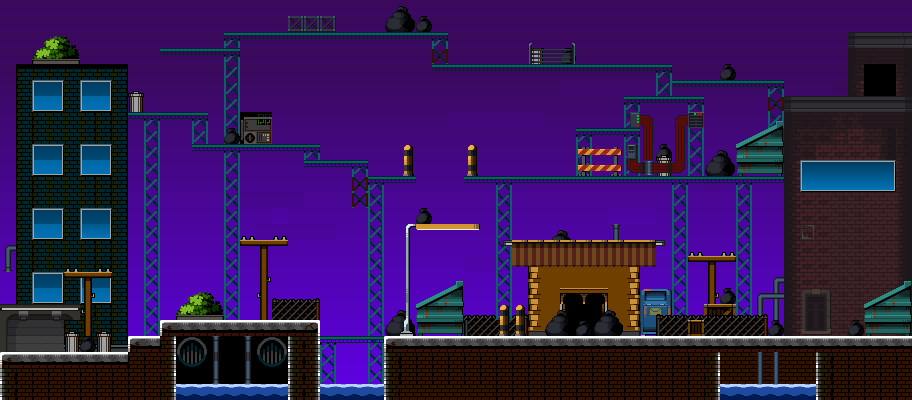

This is a level from a 2D game, rendered from its Tiled map with the project's own tilesets. A one-line summary and the map file follow, with tile-layer data summarised:
An orthogonal 57x25 tile map with 16x16 px tiles, 4 tile layers (Backgroun, Fundo, Meio, Frente), 4 tilesets and 45 objects.

<map version="1.10" tiledversion="1.10.2" orientation="orthogonal" renderorder="right-down" width="57" height="25" tilewidth="16" tileheight="16" infinite="0" nextlayerid="10" nextobjectid="85">
 <tileset firstgid="1" name="Assets_City" tilewidth="16" tileheight="16" tilecount="238" columns="17">
  <image source="tiles/Action Pack - CITY/Assets/Assets_City.png" width="272" height="224" />
 </tileset>
 <tileset firstgid="239" name="Props-01" tilewidth="16" tileheight="16" tilecount="112" columns="8">
  <image source="tiles/Sidescroller Shooter - Central City/Assets/Props-01.png" width="128" height="224" />
 </tileset>
 <tileset firstgid="351" name="Buildings" tilewidth="16" tileheight="16" tilecount="375" columns="25">
  <image source="tiles/Sidescroller Shooter - Central City/Assets/Buildings.png" width="400" height="240" />
 </tileset>
 <tileset firstgid="726" name="Base Color" tilewidth="16" tileheight="16" tilecount="600" columns="30">
  <image source="tiles/Sidescroller Shooter - Central City/Background/Base Color.png" width="480" height="320" />
 </tileset>
 <layer id="4" name="Backgroun" width="57" height="25">
  <data>[1425 cells, 1080 non-empty, 34 distinct tile ids]</data>
 </layer>
 <objectgroup id="7" name="LinhasBTela">
  <object id="35" x="0" y="0">
   <polygon points="0,0 0,400 912,400 912,0" />
  </object>
 </objectgroup>
 <objectgroup id="5" name="Chao">
  <object id="1" x="2" y="352" width="126" height="9.75" />
  <object id="2" x="128.314" y="336" width="31.6857" height="10.25" />
  <object id="3" x="160.265" y="320.006" width="159.489" height="16.0206" />
  <object id="43" x="688.248" y="320.004" width="15.5" height="15.9901" />
  <object id="46" x="704.27" y="304" width="31.4883" height="12" />
  <object id="48" x="784.247" y="96.0097" width="127.566" height="15.9903" />
  <object id="50" x="16.0041" y="64" width="111.743" height="48.0727" />
  <object id="56" x="320.007" y="336.01" width="591.982" height="6.95556" />
  <object id="60" x="503.266" y="240.004" width="161.477" height="6.00391" />
  <object id="63" x="416.25" y="224" width="63.5038" height="4.99219" />
  <object id="65" x="464.263" y="176.006" width="319.723" height="6.99436" />
  <object id="75" x="367.954" y="176.01" width="47.7813" height="6.98118" />
  <object id="76" x="319.995" y="160.005" width="47.763" height="6.99681" />
  <object id="77" x="207.984" y="144.009" width="111.759" height="6.98118" />
  <object id="78" x="127.993" y="112.009" width="79.7569" height="6.98118" />
  <object id="79" x="160.263" y="48.011" width="63.7501" height="6.98118" />
  <object id="80" x="224.267" y="32.005" width="223.487" height="6.98118" />
  <object id="81" x="448.013" y="64.0054" width="223.72" height="6.98118" />
  <object id="82" x="672.005" y="80.0105" width="111.748" height="6.98118" />
  <object id="84" x="128.016" y="93.0039" width="15.7188" height="1.03125" />
 </objectgroup>
 <objectgroup id="9" name="Paredes">
  <object id="37" x="127.989" y="335.989" width="0.251812" height="15.9565" />
  <object id="38" x="160.008" y="320.008" width="0.25" height="15.9922" />
  <object id="41" x="688.004" y="320" width="0.25" height="15.9961" />
  <object id="42" x="703.754" y="320.006" width="0.25" height="15.9961" />
  <object id="44" x="735.752" y="304.008" width="0.25" height="11.9985" />
  <object id="45" x="704.001" y="304.005" width="0.25" height="11.9985" />
  <object id="47" x="784" y="96" width="0.25" height="239.986" />
  <object id="49" x="127.75" y="64.0039" width="0.25" height="48.0664" />
  <object id="55" x="319.756" y="320.008" width="0.24" height="15.999" />
  <object id="58" x="664.75" y="240.004" width="0.25" height="5.99219" />
  <object id="59" x="503.008" y="240.005" width="0.25" height="5.99219" />
  <object id="61" x="479.75" y="224.004" width="0.25" height="4.99609" />
  <object id="62" x="416" y="224.002" width="0.25" height="4.99609" />
  <object id="64" x="464.008" y="176.003" width="0.25" height="6.99245" />
  <object id="66" x="415.744" y="176.008" width="0.25" height="6.99245" />
  <object id="67" x="367.74" y="160.007" width="0.27" height="20.6867" />
  <object id="68" x="319.744" y="144.008" width="0.25" height="16.9534" />
  <object id="69" x="207.747" y="112.015" width="0.25" height="33.1721" />
  <object id="70" x="160.005" y="48.0082" width="0.25" height="6.98941" />
  <object id="71" x="224.002" y="32.006" width="0.25" height="17.755" />
  <object id="72" x="447.748" y="32.0058" width="0.25" height="36.086" />
  <object id="73" x="671.748" y="64.0032" width="0.25" height="20.6769" />
  <object id="74" x="783.747" y="80.0093" width="0.25" height="19.1769" />
  <object id="83" x="143.741" y="93.0068" width="0.25" height="18.957" />
 </objectgroup>
 <layer id="3" name="Fundo" width="57" height="25">
  <data>[1425 cells, 350 non-empty, 116 distinct tile ids]</data>
 </layer>
 <layer id="1" name="Meio" width="57" height="25">
  <data>[1425 cells, 506 non-empty, 78 distinct tile ids]</data>
 </layer>
 <layer id="2" name="Frente" width="57" height="25">
  <data>[1425 cells, 115 non-empty, 64 distinct tile ids]</data>
 </layer>
</map>
